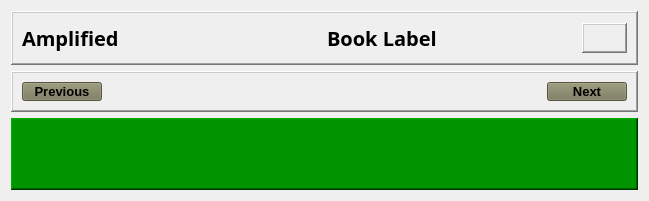
          <widget class="QWidget" name="amp_tab">
           <attribute name="title">
            <string>Amplified</string>
           </attribute>
           <layout class="QVBoxLayout" name="verticalLayout_6">
            <item>
             <widget class="QFrame" name="frame_3">
              <property name="minimumSize">
               <size>
                <width>627</width>
                <height>54</height>
               </size>
              </property>
              <property name="maximumSize">
               <size>
                <width>16777215</width>
                <height>100</height>
               </size>
              </property>
              <property name="frameShape">
               <enum>QFrame::Shape::WinPanel</enum>
              </property>
              <property name="frameShadow">
               <enum>QFrame::Shadow::Raised</enum>
              </property>
              <layout class="QHBoxLayout" name="horizontalLayout_10">
               <item>
                <widget class="QLabel" name="amp_version_label">
                 <property name="font">
                  <font>
                   <family>Segoe Script</family>
                   <pointsize>15</pointsize>
                   <bold>true</bold>
                  </font>
                 </property>
                 <property name="text">
                  <string>Amplified</string>
                 </property>
                </widget>
               </item>
               <item>
                <widget class="QLabel" name="amp_book_label">
                 <property name="maximumSize">
                  <size>
                   <width>16777215</width>
                   <height>31</height>
                  </size>
                 </property>
                 <property name="font">
                  <font>
                   <family>Segoe Script</family>
                   <pointsize>15</pointsize>
                   <bold>true</bold>
                  </font>
                 </property>
                 <property name="text">
                  <string>Book Label</string>
                 </property>
                 <property name="indent">
                  <number>25</number>
                 </property>
                </widget>
               </item>
               <item>
                <widget class="QLabel" name="amp_chapter_label">
                 <property name="minimumSize">
                  <size>
                   <width>45</width>
                   <height>30</height>
                  </size>
                 </property>
                 <property name="maximumSize">
                  <size>
                   <width>45</width>
                   <height>30</height>
                  </size>
                 </property>
                 <property name="font">
                  <font>
                   <family>Segoe Script</family>
                   <pointsize>10</pointsize>
                   <bold>true</bold>
                  </font>
                 </property>
                 <property name="frameShape">
                  <enum>QFrame::Shape::WinPanel</enum>
                 </property>
                 <property name="frameShadow">
                  <enum>QFrame::Shadow::Raised</enum>
                 </property>
                 <property name="text">
                  <string/>
                 </property>
                </widget>
               </item>
              </layout>
             </widget>
            </item>
            <item>
             <widget class="QFrame" name="frame_7">
              <property name="maximumSize">
               <size>
                <width>16777215</width>
                <height>41</height>
               </size>
              </property>
              <property name="frameShape">
               <enum>QFrame::Shape::WinPanel</enum>
              </property>
              <property name="frameShadow">
               <enum>QFrame::Shadow::Raised</enum>
              </property>
              <layout class="QHBoxLayout" name="horizontalLayout_4">
               <item alignment="Qt::AlignmentFlag::AlignLeft">
                <widget class="QPushButton" name="amp_previous_pushButton">
                 <property name="maximumSize">
                  <size>
                   <width>103</width>
                   <height>24</height>
                  </size>
                 </property>
                 <property name="font">
                  <font>
                   <pointsize>10</pointsize>
                   <bold>true</bold>
                  </font>
                 </property>
                 <property name="styleSheet">
                  <string notr="true">background-color: rgb(121, 121, 90);</string>
                 </property>
                 <property name="text">
                  <string>Previous</string>
                 </property>
                </widget>
               </item>
               <item alignment="Qt::AlignmentFlag::AlignRight">
                <widget class="QPushButton" name="amp_next_pushButton">
                 <property name="maximumSize">
                  <size>
                   <width>102</width>
                   <height>24</height>
                  </size>
                 </property>
                 <property name="font">
                  <font>
                   <pointsize>10</pointsize>
                   <bold>true</bold>
                  </font>
                 </property>
                 <property name="styleSheet">
                  <string notr="true">background-color: rgb(121, 121, 90);</string>
                 </property>
                 <property name="text">
                  <string>Next</string>
                 </property>
                </widget>
               </item>
              </layout>
             </widget>
            </item>
            <item>
             <widget class="QScrollArea" name="amp_ScrollArea">
              <property name="minimumSize">
               <size>
                <width>0</width>
                <height>0</height>
               </size>
              </property>
              <property name="styleSheet">
               <string notr="true">background-color: rgb(0, 148, 0);</string>
              </property>
              <property name="frameShape">
               <enum>QFrame::Shape::WinPanel</enum>
              </property>
              <property name="frameShadow">
               <enum>QFrame::Shadow::Raised</enum>
              </property>
              <property name="widgetResizable">
               <bool>true</bool>
              </property>
              <widget class="QWidget" name="amp_ScrollAreaContents">
               <property name="geometry">
                <rect>
                 <x>0</x>
                 <y>0</y>
                 <width>617</width>
                 <height>365</height>
                </rect>
               </property>
               <layout class="QVBoxLayout" name="verticalLayout_11">
                <item>
                 <layout class="QGridLayout" name="amp_gridLayout"/>
                </item>
               </layout>
              </widget>
             </widget>
            </item>
           </layout>
          </widget>
